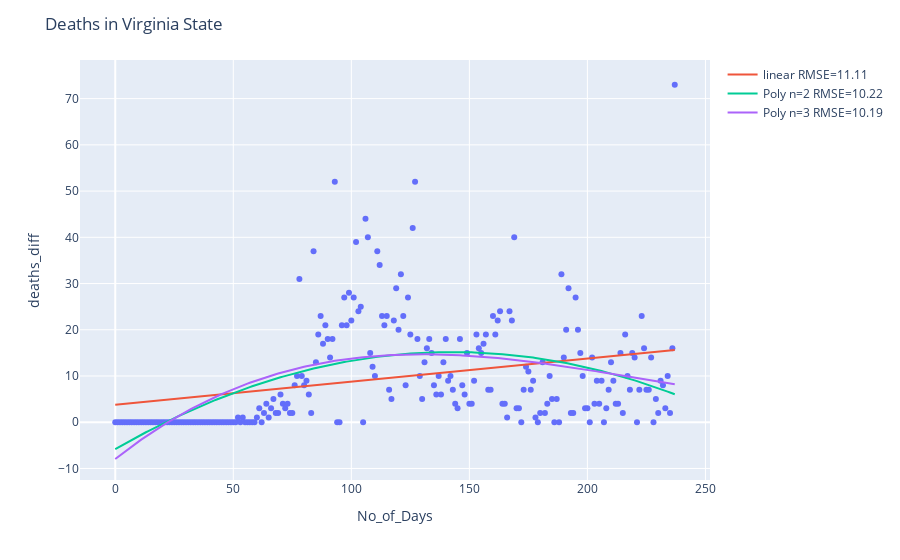

Notebook source saved alongside this figure:
### Code cell
# 
y_deaths = VA_New_Cases_agg['deaths_diff']

lm_deaths = LinearRegression()
lm_deaths.fit(X, y_deaths)

# print intercept and coefficients
print('Intercept of linear regression model',lm_deaths.intercept_)
print('Coeficients: ',lm_deaths.coef_)


y_pred_train_d = lm_deaths.predict(X)

# RMSE - linear
# print(y_old.tolist())
rmse_deaths = np.sqrt(mean_squared_error(y_deaths.tolist(),y_pred_train_d.tolist()))
print('Deaths\nRoot Mean Square error - linear regression:{}'.format(rmse_deaths))

fig2 = px.scatter(VA_New_Cases_agg,x="No_of_Days", y="deaths_diff")
fig2.update_layout(title='Deaths in Virginia State')
fig2.add_trace(go.Scatter(x=X['No_of_Days'].values.tolist(), y=y_pred_train_d.tolist(),\
                    mode='lines',name='linear RMSE=%.2f' % rmse_deaths))



# Polynomial Regression (degree 2)
degree =2
poly_reg_d=make_pipeline(PolynomialFeatures(degree),LinearRegression())
model_d = poly_reg_d.fit(X,y_deaths)

y_pred_poly_d = model_d.predict(X)
# RMSE - polynomial
rmse_poly_d = np.sqrt(mean_squared_error(y_deaths.tolist(),y_pred_poly_d.tolist()))
print('Root Mean Square error - 2nd degree ploynomial:{}'.format(rmse_poly_d))

fig2.add_trace(go.Scatter(x=X['No_of_Days'].values.tolist(), y=y_pred_poly_d.tolist(),\
                    mode='lines',\
                    name='Poly n=2 RMSE=%.2f' % rmse_poly_d))

# Polynomial Regression (degree 3)
degree =3
poly_reg_d3=make_pipeline(PolynomialFeatures(degree),LinearRegression())
model_d3 = poly_reg_d3.fit(X,y_deaths)

y_pred_poly_d3 = model_d3.predict(X)
# RMSE - polynomial
rmse_poly_d3 = np.sqrt(mean_squared_error(y_deaths.tolist(),y_pred_poly_d3.tolist()))
print('Root Mean Square error - 3rd degree ploynomial:{}'.format(rmse_poly_d3))

fig2.add_trace(go.Scatter(x=X['No_of_Days'].values.tolist(), y=y_pred_poly_d3.tolist(),\
                    mode='lines',\
                    name='Poly n=3 RMSE=%.2f' % rmse_poly_d3))

fig2.show()

VA_deaths_trend = pio.to_image(fig2,format='png')
Image(VA_deaths_trend)

### Figure 1 — Plotly figure (JSON) as saved in the notebook; plotly's stock layout.template omitted (floating-point values rounded to 4 significant figures; data arrays with more than 128 entries replaced by an {"elided": "..."} marker saying what was removed)
{"data": [{"hovertemplate": "No_of_Days=%{x}<br>deaths_diff=%{y}<extra></extra>", "legendgroup": "", "marker": {"color": "#636efa", "symbol": "circle"}, "mode": "markers", "name": "", "orientation": "v", "showlegend": false, "type": "scatter", "x": {"elided": "238 int values"}, "xaxis": "x", "y": {"elided": "238 int values"}, "yaxis": "y"}, {"mode": "lines", "name": "linear RMSE=11.11", "type": "scatter", "x": {"elided": "238 int values"}, "y": {"elided": "238 float values"}}, {"mode": "lines", "name": "Poly n=2 RMSE=10.22", "type": "scatter", "x": {"elided": "238 int values"}, "y": {"elided": "238 float values"}}, {"mode": "lines", "name": "Poly n=3 RMSE=10.19", "type": "scatter", "x": {"elided": "238 int values"}, "y": {"elided": "238 float values"}}], "layout": {"legend": {"tracegroupgap": 0}, "margin": {"t": 60}, "title": {"text": "Deaths in Virginia State"}, "xaxis": {"anchor": "y", "domain": [0, 1], "title": {"text": "No_of_Days"}}, "yaxis": {"anchor": "x", "domain": [0, 1], "title": {"text": "deaths_diff"}}}}
